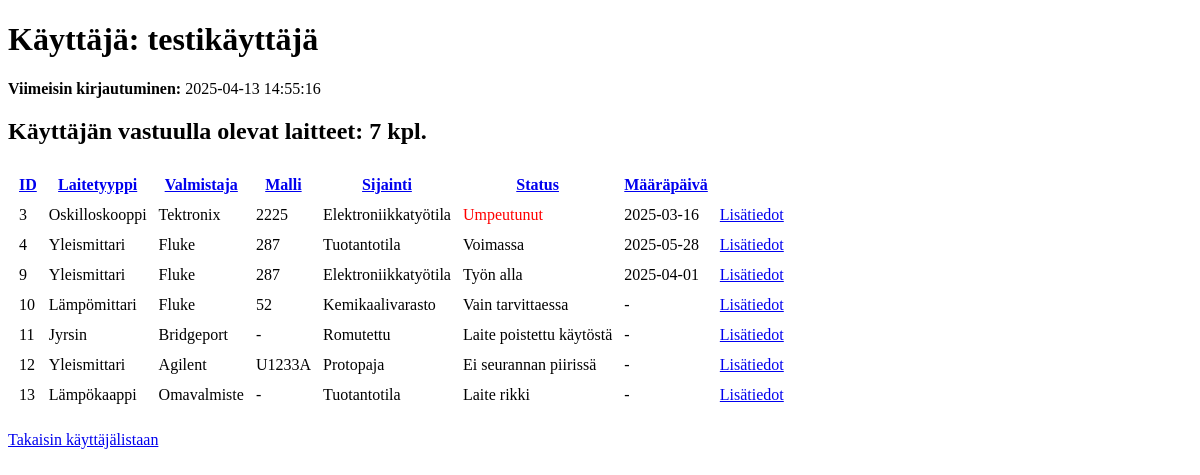
The app's page /user/1 (signed in), older data.
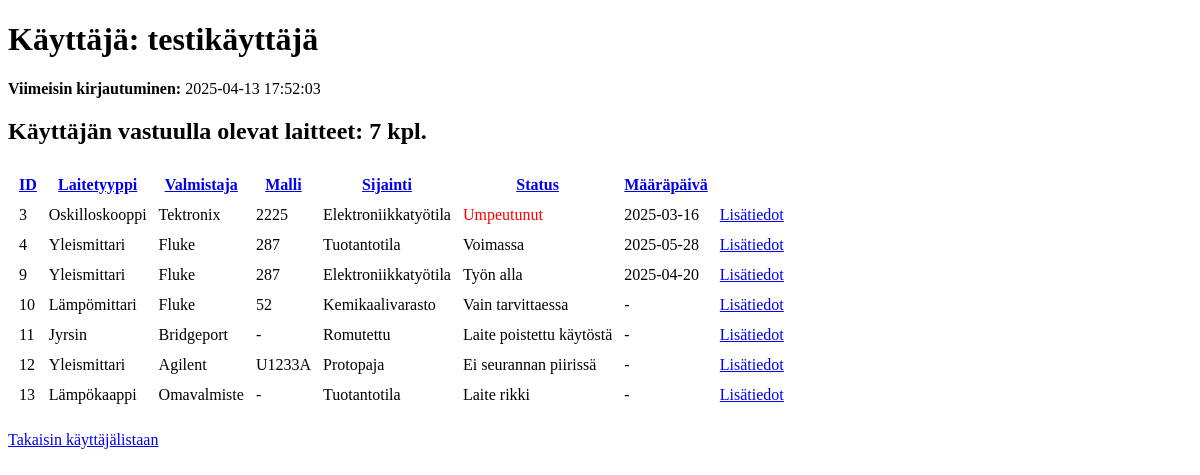
The same page, newer data.
### tables this page shows
CREATE TABLE users (
    user_id INTEGER PRIMARY KEY AUTOINCREMENT,
    username TEXT UNIQUE NOT NULL,
    password_hash TEXT,
    email TEXT,
    created_at TIMESTAMP DEFAULT CURRENT_TIMESTAMP
, last_login TIMESTAMP);

CREATE TABLE devices (
    device_id INTEGER PRIMARY KEY AUTOINCREMENT,
    type TEXT NOT NULL,
    manufacturer TEXT NOT NULL,
    model TEXT NOT NULL,
    manufacturer_serial TEXT NOT NULL,
    location TEXT NOT NULL,
    owner_user_id INTEGER NOT NULL,
    status INTEGER NOT NULL,
    next_maintenance DATE,
    created_at TIMESTAMP DEFAULT CURRENT_TIMESTAMP,
    FOREIGN KEY (owner_user_id) REFERENCES users(user_id)
);

### app.py (the view)
@app.route("/user/<int:user_id>")
def user_page(user_id):
    if "user_id" not in session:
        return redirect(url_for("login"))
    user_data = db.query("SELECT username, last_login FROM users WHERE user_id = ?", [user_id])
    if not user_data:
        return "VIRHE: Käyttäjää ei löytynyt", 404
    devices = db.query("SELECT * FROM devices WHERE owner_user_id = ?", [user_id])
    devices = [dict(device) for device in devices]
    for device in devices:
        device["status"] = DEVICE_STATUS_MAP.get(device["status"], "Tuntematon status")
    return render_template("user_page.html", user=dict(user_data[0]), devices=devices)

### db.py (called while the page is built)
def get_connection():
    con = sqlite3.connect("database/database.db")
    con.execute("PRAGMA foreign_keys = ON")
    con.row_factory = sqlite3.Row
    return con

def query(sql, params=[]):
    con = get_connection()
    result = con.execute(sql, params).fetchall()
    con.close()
    return result

### templates/user_page.html (shortened to what this page needs)
<!DOCTYPE html>
<html lang="fi">
<head>
</head>
<body>
    <h1>Käyttäjä: {{ user.username }}</h1>
    <p><strong>Viimeisin kirjautuminen:</strong> {{ user.last_login or "Ei tietoa" }}</p>
    <h2>Käyttäjän vastuulla olevat laitteet: {{ devices|length }} kpl.</h2>
    {% if devices %}
        <table cellspacing="10">
            <thead>
                <tr>
                    <th><a href="{{ url_for('devices', sort_by='device_id', sort_order='asc' if sort_order == 'desc' else 'desc') }}">ID</a></th>
                    <th><a href="{{ url_for('devices', sort_by='type', sort_order='asc' if sort_order == 'desc' else 'desc') }}">Laitetyyppi</a></th>
                    <th><a href="{{ url_for('devices', sort_by='manufacturer', sort_order='asc' if sort_order == 'desc' else 'desc') }}">Valmistaja</a></th>
                    <th><a href="{{ url_for('devices', sort_by='model', sort_order='asc' if sort_order == 'desc' else 'desc') }}">Malli</a></th>
                    <th><a href="{{ url_for('devices', sort_by='location', sort_order='asc' if sort_order == 'desc' else 'desc') }}">Sijainti</a></th>
                    <th><a href="{{ url_for('devices', sort_by='status', sort_order='asc' if sort_order == 'desc' else 'desc') }}">Status</a></th>
                    <th><a href="{{ url_for('devices', sort_by='next_maintenance', sort_order='asc' if sort_order == 'desc' else 'desc') }}">Määräpäivä</a></th>
                    <th></th>
                </tr>
            </thead>
            <tbody>
                {% for device in devices %}
                    <tr>
                        <td>{{ device.device_id }}</td>
                        <td>{{ device.type }}</td>
                        <td>{{ device.manufacturer }}</td>
                        <td>{{ device.model }}</td>
                        <td>{{ device.location }}</td>
                        <td {% if device.status == "Umpeutunut" %}style="color: red;"{% endif %}>
                            {{ device.status }}
                        </td>
                        <td>{{ device.next_maintenance or '-' }}</td>
                        <td><a href="{{ url_for('device_details', device_id=device.device_id) }}">Lisätiedot</a></td>
                    </tr>
                {% endfor %}
            </tbody>
        </table>
    {% else %}
        <p>Ei laitteita vastuulla</p>
    {% endif %}
    <p><a href="{{ url_for('list_users') }}">Takaisin käyttäjälistaan</a></p>
</body>
</html>

Row changes from the older to the newer data that the page shows:
changed users "testikäyttäjä": last_login "2025-04-13 14:55:16" → "2025-04-13 17:52:03"
changed devices id 9: next_maintenance "2025-04-01" → "2025-04-20"
